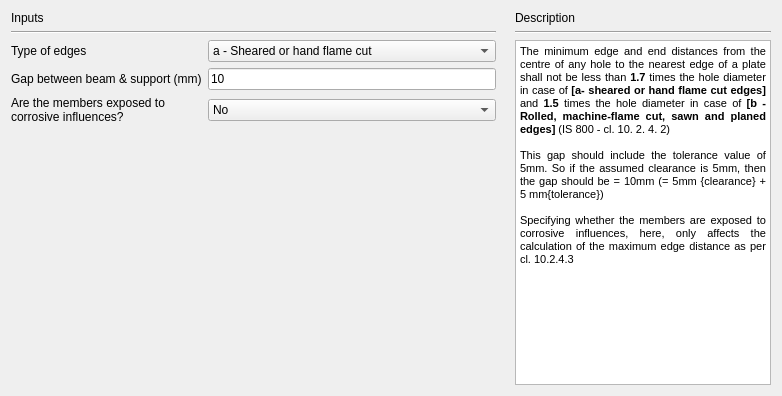
     <widget class="QWidget" name="tab_Detailing">
      <attribute name="title">
       <string>Detailing</string>
      </attribute>
      <layout class="QGridLayout" name="gridLayout_18">
       <item row="0" column="0">
        <layout class="QGridLayout" name="gridLayout_17">
         <item row="0" column="0">
          <layout class="QGridLayout" name="gridLayout_6">
           <item row="0" column="0">
            <widget class="QLabel" name="label_38">
             <property name="text">
              <string>Inputs</string>
             </property>
            </widget>
           </item>
           <item row="1" column="0">
            <widget class="Line" name="line_11">
             <property name="orientation">
              <enum>Qt::Horizontal</enum>
             </property>
            </widget>
           </item>
          </layout>
         </item>
         <item row="1" column="0">
          <layout class="QGridLayout" name="gridLayout_4">
           <item row="0" column="0">
            <widget class="QLabel" name="label_39">
             <property name="text">
              <string>Type of edges</string>
             </property>
            </widget>
           </item>
           <item row="0" column="1">
            <widget class="QComboBox" name="combo_detailingEdgeType">
             <item>
              <property name="text">
               <string>a - Sheared or hand flame cut</string>
              </property>
             </item>
             <item>
              <property name="text">
               <string>b - Rolled, machine-flame cut, sawn and planed</string>
              </property>
             </item>
            </widget>
           </item>
           <item row="1" column="0">
            <widget class="QLabel" name="label_29">
             <property name="text">
              <string>Gap between beam &amp; support (mm)</string>
             </property>
            </widget>
           </item>
           <item row="1" column="1">
            <widget class="QLineEdit" name="txt_detailingGap">
             <property name="text">
              <string>10</string>
             </property>
             <property name="alignment">
              <set>Qt::AlignLeading|Qt::AlignLeft|Qt::AlignVCenter</set>
             </property>
            </widget>
           </item>
           <item row="2" column="0">
            <widget class="QLabel" name="label_40">
             <property name="text">
              <string>Are the members exposed to
corrosive influences?</string>
             </property>
            </widget>
           </item>
           <item row="2" column="1">
            <widget class="QComboBox" name="combo_detailing_memebers">
             <item>
              <property name="text">
               <string>No</string>
              </property>
             </item>
             <item>
              <property name="text">
               <string>Yes</string>
              </property>
             </item>
            </widget>
           </item>
          </layout>
         </item>
        </layout>
       </item>
       <item row="0" column="1">
        <spacer name="horizontalSpacer_12">
         <property name="orientation">
          <enum>Qt::Horizontal</enum>
         </property>
         <property name="sizeHint" stdset="0">
          <size>
           <width>13</width>
           <height>20</height>
          </size>
         </property>
        </spacer>
       </item>
       <item row="0" column="2" rowspan="2">
        <layout class="QGridLayout" name="gridLayout_10">
         <item row="1" column="0">
          <widget class="Line" name="line_6">
           <property name="orientation">
            <enum>Qt::Horizontal</enum>
           </property>
          </widget>
         </item>
         <item row="0" column="0">
          <widget class="QLabel" name="label_18">
           <property name="text">
            <string>Description</string>
           </property>
          </widget>
         </item>
         <item row="2" column="0">
          <widget class="QTextBrowser" name="textBrowser_detailingDescription">
           <property name="minimumSize">
            <size>
             <width>210</width>
             <height>0</height>
            </size>
           </property>
           <property name="html">
            <string>&lt;!DOCTYPE HTML PUBLIC &quot;-//W3C//DTD HTML 4.0//EN&quot; &quot;http://www.w3.org/TR/REC-html40/strict.dtd&quot;&gt;
&lt;html&gt;&lt;head&gt;&lt;meta name=&quot;qrichtext&quot; content=&quot;1&quot; /&gt;&lt;style type=&quot;text/css&quot;&gt;
p, li { white-space: pre-wrap; }
&lt;/style&gt;&lt;/head&gt;&lt;body style=&quot; font-family:'Sans Serif'; font-size:9pt; font-weight:400; font-style:normal;&quot;&gt;
&lt;p align=&quot;justify&quot; style=&quot; margin-top:0px; margin-bottom:0px; margin-left:0px; margin-right:0px; -qt-block-indent:0; text-indent:0px;&quot;&gt;&lt;span style=&quot; font-family:'MS Shell Dlg 2'; font-size:8pt;&quot;&gt;The minimum edge and end distances from the centre of any hole to the nearest edge of a plate shall not be less than &lt;/span&gt;&lt;span style=&quot; font-family:'MS Shell Dlg 2'; font-size:8pt; font-weight:600;&quot;&gt;1.7&lt;/span&gt;&lt;span style=&quot; font-family:'MS Shell Dlg 2'; font-size:8pt;&quot;&gt; times the hole diameter in case of &lt;/span&gt;&lt;span style=&quot; font-family:'MS Shell Dlg 2'; font-size:8pt; font-weight:600;&quot;&gt;[a- sheared or hand flame cut edges] &lt;/span&gt;&lt;span style=&quot; font-family:'MS Shell Dlg 2'; font-size:8pt;&quot;&gt;and &lt;/span&gt;&lt;span style=&quot; font-family:'MS Shell Dlg 2'; font-size:8pt; font-weight:600;&quot;&gt;1.5 &lt;/span&gt;&lt;span style=&quot; font-family:'MS Shell Dlg 2'; font-size:8pt;&quot;&gt;times the hole diameter in case of &lt;/span&gt;&lt;span style=&quot; font-family:'MS Shell Dlg 2'; font-size:8pt; font-weight:600;&quot;&gt;[b - Rolled, machine-flame cut, sawn and planed edges]&lt;/span&gt;&lt;span style=&quot; font-family:'MS Shell Dlg 2'; font-size:8pt;&quot;&gt; (IS 800 - cl. 10. 2. 4. 2)&lt;/span&gt;&lt;/p&gt;
&lt;p align=&quot;justify&quot; style=&quot;-qt-paragraph-type:empty; margin-top:0px; margin-bottom:0px; margin-left:0px; margin-right:0px; -qt-block-indent:0; text-indent:0px; font-family:'Calibri'; font-size:8pt; vertical-align:middle;&quot;&gt;&lt;br /&gt;&lt;/p&gt;
&lt;p align=&quot;justify&quot; style=&quot; margin-top:0px; margin-bottom:0px; margin-left:0px; margin-right:0px; -qt-block-indent:0; text-indent:0px;&quot;&gt;&lt;span style=&quot; font-family:'MS Shell Dlg 2'; font-size:8pt;&quot;&gt;This gap should include the tolerance value of 5mm. So if the assumed clearance is 5mm, then the gap should be = 10mm (= 5mm {clearance} + 5 mm{tolerance})&lt;/span&gt;&lt;/p&gt;
&lt;p align=&quot;justify&quot; style=&quot;-qt-paragraph-type:empty; margin-top:0px; margin-bottom:0px; margin-left:0px; margin-right:0px; -qt-block-indent:0; text-indent:0px; font-family:'Calibri'; font-size:8pt;&quot;&gt;&lt;br /&gt;&lt;/p&gt;
&lt;p align=&quot;justify&quot; style=&quot; margin-top:0px; margin-bottom:0px; margin-left:0px; margin-right:0px; -qt-block-indent:0; text-indent:0px;&quot;&gt;&lt;span style=&quot; font-family:'MS Shell Dlg 2'; font-size:8pt;&quot;&gt;Specifying whether the members are exposed to corrosive influences, here, only affects the calculation of the maximum edge distance as per cl. 10.2.4.3&lt;/span&gt;&lt;/p&gt;
&lt;p align=&quot;justify&quot; style=&quot;-qt-paragraph-type:empty; margin-top:0px; margin-bottom:0px; margin-left:0px; margin-right:0px; -qt-block-indent:0; text-indent:0px; font-family:'MS Shell Dlg 2'; font-size:8pt;&quot;&gt;&lt;br /&gt;&lt;/p&gt;&lt;/body&gt;&lt;/html&gt;</string>
           </property>
          </widget>
         </item>
        </layout>
       </item>
       <item row="1" column="0">
        <spacer name="verticalSpacer_3">
         <property name="orientation">
          <enum>Qt::Vertical</enum>
         </property>
         <property name="sizeHint" stdset="0">
          <size>
           <width>20</width>
           <height>255</height>
          </size>
         </property>
        </spacer>
       </item>
      </layout>
     </widget>
